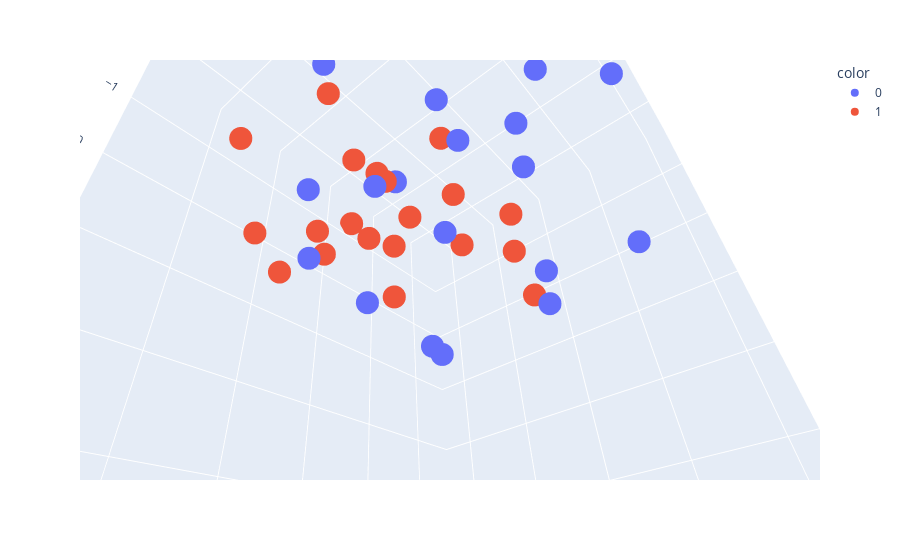

Here is the notebook cell this chart was saved with:
### Code cell
# visualising data in 3d
 
import plotly.express as px

fig = px.scatter_3d(
    x=df["feature1"],
    y=df["feature2"],
    z=df["feature3"],
    color=df["target"].astype(str)
)

fig.show()

### Figure 1 — Plotly figure (JSON) as saved in the notebook; plotly's stock layout.template omitted (floating-point values rounded to 4 significant figures)
{"data": [{"hovertemplate": "color=0<br>x=%{x}<br>y=%{y}<br>z=%{z}<extra></extra>", "legendgroup": "0", "marker": {"color": "#636efa", "symbol": "circle"}, "mode": "markers", "name": "0", "scene": "scene", "showlegend": true, "type": "scatter3d", "x": [1.677, 0.1771, 2.224, -0.7233, 0.7489, -0.7643, 1.251, 0.2907, 0.2046, 1.234, 0.3849, -1.39, 0.7319, 1.438, 2.011, 0.8989, -1.028, 2.823, 1.425, 1.01], "y": [4.188, -0.5981, 0.2304, 1.461, 2.593, 1.567, 0.1864, 0.867, -0.01154, 0.05278, 1.324, 0.6667, 0.5174, 1.1, 1.921, 0.436, 1.131, -0.3329, 1.441, 1.438], "z": [-0.08056, 1.227, 1.192, -0.08537, 1.171, 1.549, 1.704, 0.9826, 3.151, -0.2616, -0.1032, 1.344, 2.245, 1.065, 2.933, 0.821, 2.603, 2.637, 0.1826, 2.328]}, {"hovertemplate": "color=1<br>x=%{x}<br>y=%{y}<br>z=%{z}<extra></extra>", "legendgroup": "1", "marker": {"color": "#EF553B", "symbol": "circle"}, "mode": "markers", "name": "1", "scene": "scene", "showlegend": true, "type": "scatter3d", "x": [0.4206, 1.267, 1.968, -2.506, -0.02254, -0.4208, -0.9926, -0.3675, 1.415, -1.01, 0.9486, 0.1901, -0.3316, 1.045, -1.838, 1.772, 0.667, 0.2411, 0.3223, -0.04544], "y": [0.4116, 0.1736, -0.5478, 0.147, 0.01342, -0.552, -0.1613, -1.137, 0.4577, 0.4417, 0.7017, 0.5121, -1.632, 0.5382, -0.9388, -0.3475, 0.02581, -0.9525, 0.06034, 1.041], "z": [-0.07132, -1.223, -0.6794, 0.6062, 0.9359, -0.1211, 1.192, -1.322, 0.7289, 1.129, -1.051, 0.1315, 0.6191, 0.8121, -0.2018, 0.6701, -0.7776, -0.1363, -1.043, -0.09403]}], "layout": {"autosize": true, "legend": {"title": {"text": "color"}, "tracegroupgap": 0}, "margin": {"t": 60}, "scene": {"aspectmode": "auto", "aspectratio": {"x": 1.03, "y": 1.124, "z": 0.864}, "camera": {"center": {"x": 0, "y": 0, "z": 0}, "eye": {"x": 0.6431, "y": 0.5897, "z": 0.4523}, "projection": {"type": "perspective"}, "up": {"x": 0.4353, "y": -0.7965, "z": 0.4197}}, "domain": {"x": [0, 1], "y": [0, 1]}, "xaxis": {"title": {"text": "x"}, "type": "linear"}, "yaxis": {"title": {"text": "y"}, "type": "linear"}, "zaxis": {"title": {"text": "z"}, "type": "linear"}}}}
